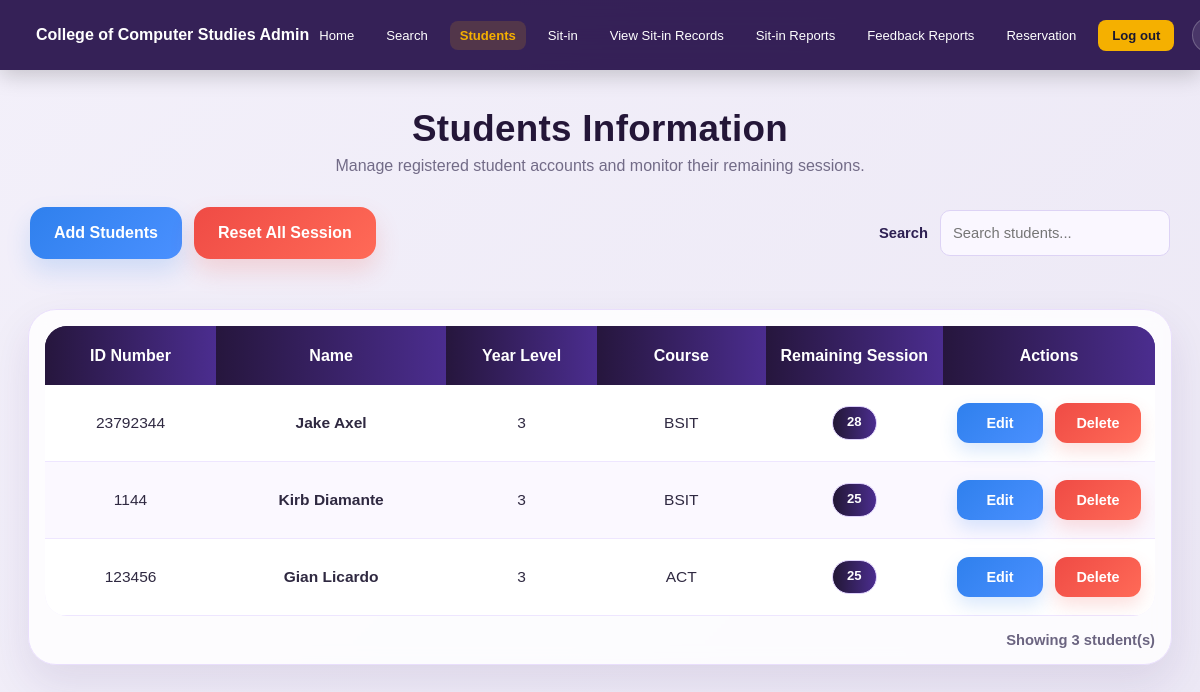
The page /admin_students (signed in) on the database as committed earlier.
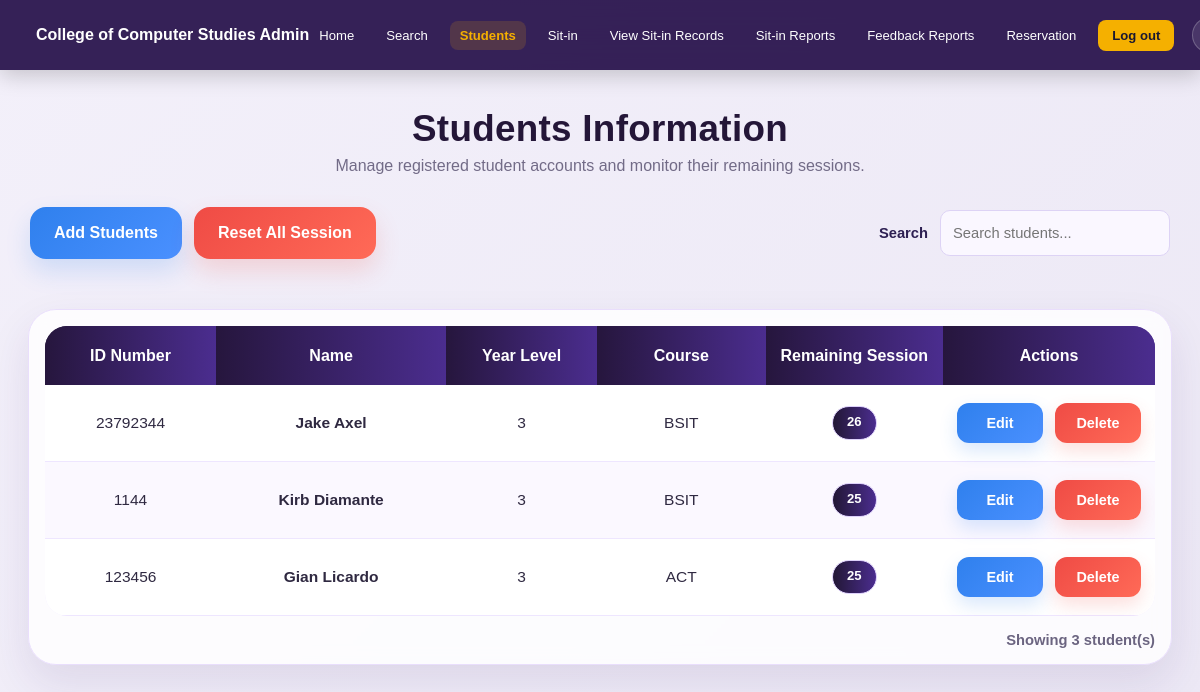
The same page on the database as committed later.
### app.py (models this page shows)
class Student(db.Model):
    id = db.Column(db.Integer, primary_key=True)
    id_number = db.Column(db.String(50), unique=True, nullable=False)
    last_name = db.Column(db.String(100))
    first_name = db.Column(db.String(100))
    middle_name = db.Column(db.String(100))
    course = db.Column(db.String(50))
    course_level = db.Column(db.String(10))
    email = db.Column(db.String(120), unique=True)
    password = db.Column(db.String(200))
    address = db.Column(db.String(200))
    profile_pic = db.Column(db.String(200), default='default.png')
    remaining_sessions = db.Column(db.Integer, default=30)
    leaderboard_points = db.Column(db.Integer, default=0)
    raw_points = db.Column(db.Float, default=0)
    cleanliness_points = db.Column(db.Integer, default=0)
    hours_points = db.Column(db.Integer, default=0)
    task_points = db.Column(db.Integer, default=0)
    total_hours = db.Column(db.Float, default=0)

### app.py (the view)
@app.route('/admin_students')
def admin_students():
    if 'admin_id' not in session:
        return redirect(url_for('login'))
    students = Student.query.order_by(Student.id.desc()).all()
    return render_template('admin_students.html', students=students)

### templates/admin_students.html (shortened to what the changed rows need)
<!DOCTYPE html>
<html lang="en">
<head>
    <link rel="stylesheet" href="{{ url_for('static', filename='style.css') }}">
</head>
<body class="admin-page">
<div class="admin-wrapper">
    <div class="students-shell">
        <div class="students-hero">
            <h1 class="students-main-title">Students Information</h1>
        </div>
        <div class="students-panel">
            <div class="admin-table-wrap students-table-wrap">
                <table class="admin-table students-table" id="studentsTable">
                    <thead>
                        <tr>
                            <th>ID Number</th>
                            <th>Name</th>
                            <th>Year Level</th>
                            <th>Course</th>
                            <th>Remaining Session</th>
                            <th>Actions</th>
                        </tr>
                    </thead>
                    <tbody>
                        {% for student in students %}
                        <tr>
                            <td>{{ student.id_number }}</td>
                            <td class="student-name-cell">
                                {{ student.first_name }} {{ student.last_name }}
                            </td>
                            <td>{{ student.course_level }}</td>
                            <td>{{ student.course }}</td>
                            <td>
                                <span class="session-pill">
                                    {{ student.remaining_sessions if student.remaining_sessions is not none else 30 }}
                                </span>
                            </td>
                            <td>
                                <div class="student-actions">
                                    <button
                                        type="button"
                                        class="student-action-btn btn-edit-student"
                                        onclick="openEditStudentModal(
                                            '{{ student.id }}',
                                            '{{ student.id_number }}',
                                            '{{ student.first_name|escape }}',
                                            '{{ student.middle_name|default('', true)|escape }}',
                                            '{{ student.last_name|escape }}',
                                            '{{ student.course|escape }}',
                                            '{{ student.course_level|escape }}',
                                            '{{ student.email|default('', true)|escape }}',
                                            '{{ student.address|default('', true)|escape }}',
                                            '{{ student.remaining_sessions if student.remaining_sessions is not none else 30 }}'
                                        )"
                                    >
                                        Edit
                                    </button>
                                    <form method="POST" action="{{ url_for('delete_student', student_id=student.id) }}" style="display:inline;" onsubmit="return confirm('Delete this student?');">
                                        <button type="submit" class="student-action-btn btn-delete-student">
                                            Delete
                                        </button>
                                    </form>
                                </div>
                            </td>
                        </tr>
                        {% endfor %}
                    </tbody>
                </table>
            </div>
        </div>
    </div>
</div>
</body>
</html>

Rows that differ between the two databases and show on the page:
changed Student "Jake": remaining_sessions "28" → "26"
